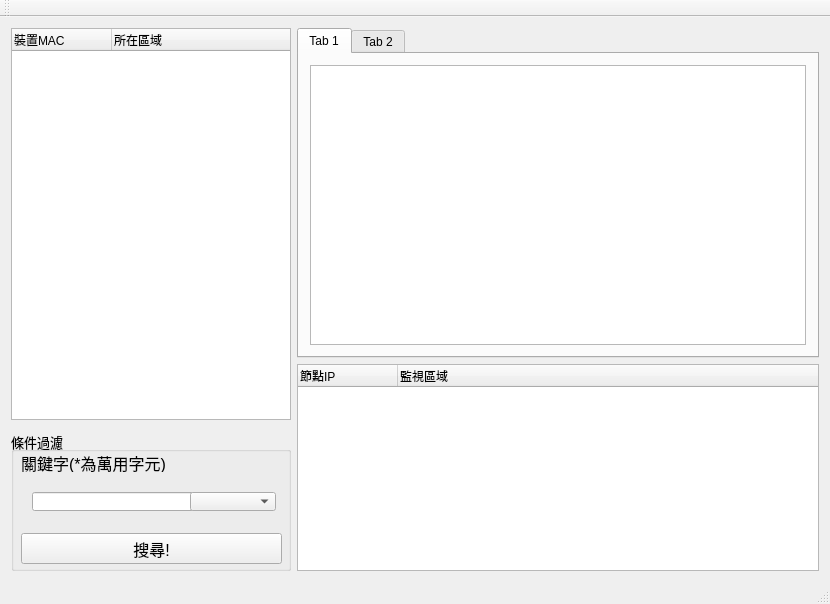
<?xml version="1.0" encoding="UTF-8"?>
<ui version="4.0">
 <class>MainWindow</class>
 <widget class="QMainWindow" name="MainWindow">
  <property name="geometry">
   <rect>
    <x>0</x>
    <y>0</y>
    <width>830</width>
    <height>604</height>
   </rect>
  </property>
  <property name="windowTitle">
   <string>MainWindow</string>
  </property>
  <widget class="QWidget" name="centralWidget">
   <layout class="QHBoxLayout" name="horizontalLayout_2">
    <item>
     <layout class="QHBoxLayout" name="horizontalLayout_3">
      <item>
       <layout class="QVBoxLayout" name="verticalLayout_4">
        <property name="spacing">
         <number>0</number>
        </property>
        <item>
         <widget class="QTreeWidget" name="treeWidget">
          <property name="minimumSize">
           <size>
            <width>280</width>
            <height>0</height>
           </size>
          </property>
          <property name="maximumSize">
           <size>
            <width>280</width>
            <height>16777215</height>
           </size>
          </property>
          <column>
           <property name="text">
            <string>裝置MAC</string>
           </property>
          </column>
          <column>
           <property name="text">
            <string>所在區域</string>
           </property>
          </column>
         </widget>
        </item>
        <item>
         <spacer name="verticalSpacer">
          <property name="orientation">
           <enum>Qt::Vertical</enum>
          </property>
          <property name="sizeType">
           <enum>QSizePolicy::Fixed</enum>
          </property>
          <property name="sizeHint" stdset="0">
           <size>
            <width>20</width>
            <height>11</height>
           </size>
          </property>
         </spacer>
        </item>
        <item>
         <widget class="QGroupBox" name="groupBox">
          <property name="minimumSize">
           <size>
            <width>280</width>
            <height>140</height>
           </size>
          </property>
          <property name="maximumSize">
           <size>
            <width>250</width>
            <height>140</height>
           </size>
          </property>
          <property name="font">
           <font>
            <pointsize>10</pointsize>
           </font>
          </property>
          <property name="title">
           <string>條件過濾</string>
          </property>
          <widget class="QLabel" name="label">
           <property name="geometry">
            <rect>
             <x>10</x>
             <y>20</y>
             <width>151</width>
             <height>21</height>
            </rect>
           </property>
           <property name="text">
            <string>&lt;html&gt;&lt;head/&gt;&lt;body&gt;&lt;p&gt;&lt;span style=&quot; font-size:12pt;&quot;&gt;關鍵字(*為萬用字元)&lt;/span&gt;&lt;/p&gt;&lt;/body&gt;&lt;/html&gt;</string>
           </property>
          </widget>
          <widget class="QWidget" name="horizontalLayoutWidget_2">
           <property name="geometry">
            <rect>
             <x>10</x>
             <y>50</y>
             <width>266</width>
             <height>41</height>
            </rect>
           </property>
           <layout class="QHBoxLayout" name="horizontalLayout_6">
            <item>
             <widget class="QLineEdit" name="lineEdit">
              <property name="minimumSize">
               <size>
                <width>183</width>
                <height>10</height>
               </size>
              </property>
              <property name="maximumSize">
               <size>
                <width>0</width>
                <height>31</height>
               </size>
              </property>
             </widget>
            </item>
            <item>
             <spacer name="horizontalSpacer">
              <property name="orientation">
               <enum>Qt::Horizontal</enum>
              </property>
              <property name="sizeHint" stdset="0">
               <size>
                <width>40</width>
                <height>20</height>
               </size>
              </property>
             </spacer>
            </item>
            <item>
             <widget class="QComboBox" name="comboBox">
              <property name="font">
               <font>
                <pointsize>11</pointsize>
               </font>
              </property>
             </widget>
            </item>
           </layout>
          </widget>
          <widget class="QPushButton" name="pushButton">
           <property name="geometry">
            <rect>
             <x>10</x>
             <y>102</y>
             <width>261</width>
             <height>31</height>
            </rect>
           </property>
           <property name="font">
            <font>
             <pointsize>12</pointsize>
            </font>
           </property>
           <property name="text">
            <string>搜尋!</string>
           </property>
          </widget>
         </widget>
        </item>
       </layout>
      </item>
      <item>
       <layout class="QVBoxLayout" name="verticalLayout_5">
        <property name="spacing">
         <number>6</number>
        </property>
        <item>
         <widget class="QTabWidget" name="tabWidget">
          <property name="sizePolicy">
           <sizepolicy hsizetype="Expanding" vsizetype="Expanding">
            <horstretch>0</horstretch>
            <verstretch>0</verstretch>
           </sizepolicy>
          </property>
          <property name="minimumSize">
           <size>
            <width>0</width>
            <height>330</height>
           </size>
          </property>
          <property name="currentIndex">
           <number>0</number>
          </property>
          <widget class="QWidget" name="tab_3">
           <attribute name="title">
            <string>Tab 1</string>
           </attribute>
           <layout class="QHBoxLayout" name="horizontalLayout_4">
            <item>
             <widget class="QGraphicsView" name="graphicsView">
              <property name="sizePolicy">
               <sizepolicy hsizetype="Expanding" vsizetype="Expanding">
                <horstretch>0</horstretch>
                <verstretch>0</verstretch>
               </sizepolicy>
              </property>
              <property name="minimumSize">
               <size>
                <width>0</width>
                <height>0</height>
               </size>
              </property>
              <property name="cursor" stdset="0">
               <cursorShape>ArrowCursor</cursorShape>
              </property>
              <property name="autoFillBackground">
               <bool>false</bool>
              </property>
              <property name="alignment">
               <set>Qt::AlignCenter</set>
              </property>
              <property name="dragMode">
               <enum>QGraphicsView::ScrollHandDrag</enum>
              </property>
             </widget>
            </item>
           </layout>
          </widget>
          <widget class="QWidget" name="tab_4">
           <attribute name="title">
            <string>Tab 2</string>
           </attribute>
          </widget>
         </widget>
        </item>
        <item>
         <widget class="QTreeWidget" name="treeWidget_2">
          <property name="minimumSize">
           <size>
            <width>520</width>
            <height>195</height>
           </size>
          </property>
          <property name="maximumSize">
           <size>
            <width>16777215</width>
            <height>300</height>
           </size>
          </property>
          <column>
           <property name="text">
            <string>節點IP</string>
           </property>
          </column>
          <column>
           <property name="text">
            <string>監視區域</string>
           </property>
          </column>
         </widget>
        </item>
       </layout>
      </item>
     </layout>
    </item>
   </layout>
  </widget>
  <widget class="QMenuBar" name="menuBar">
   <property name="geometry">
    <rect>
     <x>0</x>
     <y>0</y>
     <width>830</width>
     <height>21</height>
    </rect>
   </property>
  </widget>
  <widget class="QToolBar" name="mainToolBar">
   <attribute name="toolBarArea">
    <enum>TopToolBarArea</enum>
   </attribute>
   <attribute name="toolBarBreak">
    <bool>false</bool>
   </attribute>
  </widget>
  <widget class="QStatusBar" name="statusBar"/>
 </widget>
 <layoutdefault spacing="6" margin="11"/>
 <resources/>
 <connections/>
</ui>
